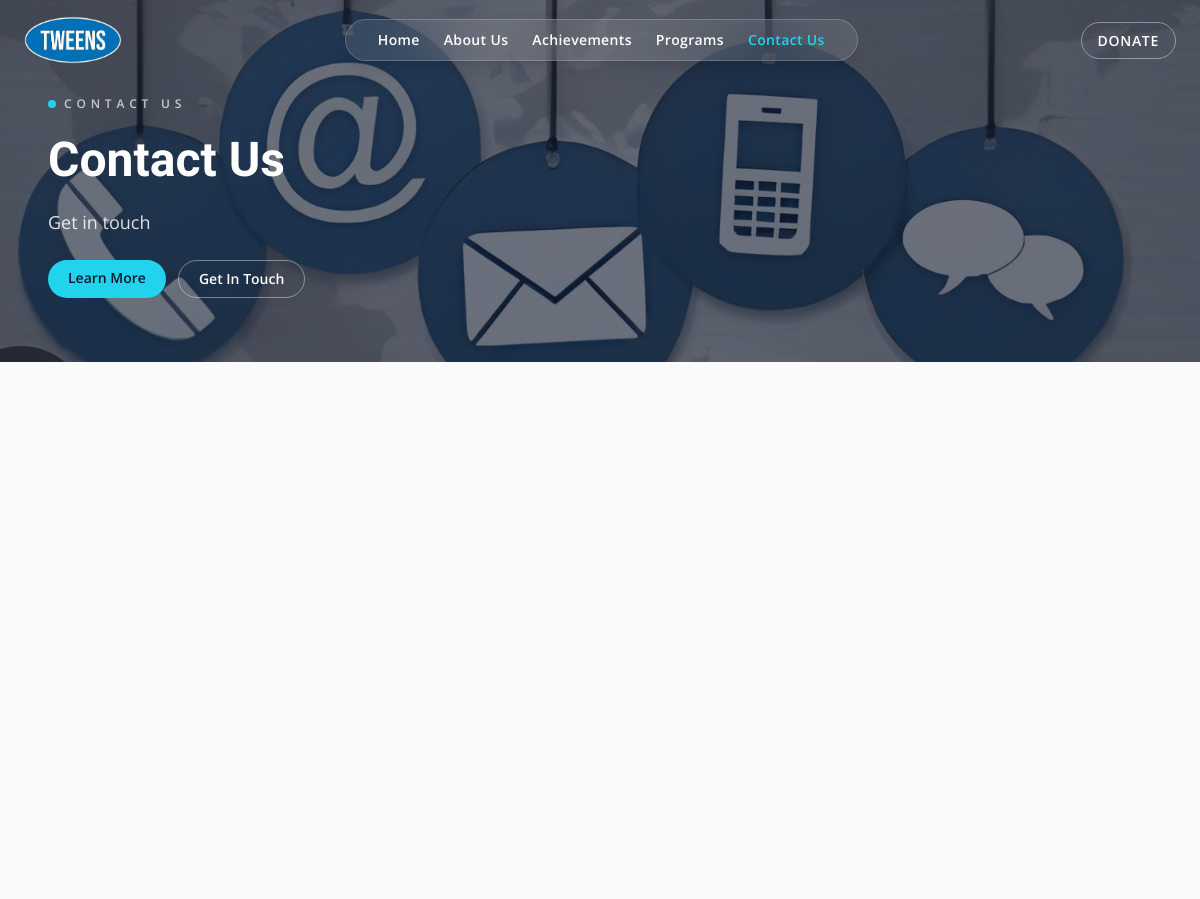
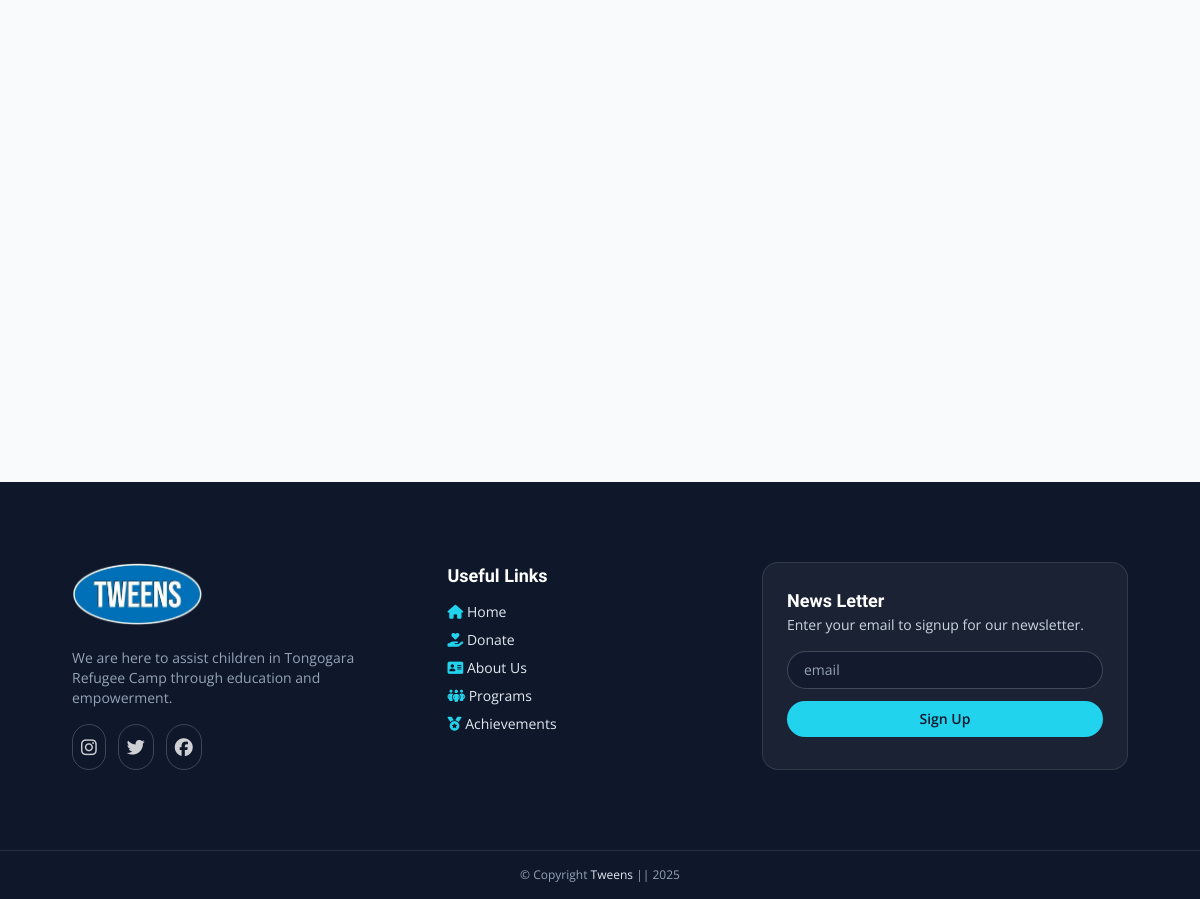
The app's page /contact with its own data (2 pictures, top to bottom).
### flask_app/models.py (models this page shows)
class SiteContent(db.Model):
    __tablename__ = "site_content_table"
    __table_args__ = (
        UniqueConstraint("page", "section", "field", name="uq_site_content_key"),
    )
    id = db.Column(db.Integer, primary_key=True)
    page = db.Column(db.String(100), nullable=False)
    section = db.Column(db.String(100), nullable=False)
    field = db.Column(db.String(100), nullable=False)
    value = db.Column(db.Text, nullable=False)
    updated_at = db.Column(db.DateTime, nullable=False, default=datetime.utcnow, onupdate=datetime.utcnow)

### flask_app/app.py (the view)
@app.get("/contact")
def contact():
    return render_template(
        "contact.html",
        page_content=get_page_content("contact"),
        file_js=f'<script src="{url_for("static", filename="myJS/contact.js")}"></script>',
    )

### flask_app/app.py (called while the page is built)
def get_page_content(page: str) -> dict[str, dict[str, str]]:
    defaults = SITE_CONTENT_DEFAULTS.get(page, {})
    content = {section: dict(fields) for section, fields in defaults.items()}
    rows = SiteContent.query.filter_by(page=page).all()
    for row in rows:
        content.setdefault(row.section, {})[row.field] = row.value
    return content

@app.context_processor
def inject_global_site_content():
    global_content = get_page_content("global")
    return {
        "global_content": global_content.get("branding", {}),
        "footer_content": global_content.get("footer", {}),
        "current_endpoint": request.endpoint,
    }

### flask_app/templates/contact.html (shortened to what this page needs)
{% set title = 'Contact' %}
{% set file_css = '' %}
{% set bg_image_url = page_content.hero.background_image %}
{% set topic = page_content.hero.topic %}
{% set caption = page_content.hero.caption %}
{% include 'components/hero.html' %}
<main class="mx-auto flex max-w-6xl flex-col gap-12 px-6 py-12 md:px-8 md:py-16 lg:px-12 lg:py-20">
</main>
{% include 'components/footer.html' %}

### flask_app/templates/components/hero.html (shortened to what this page needs)
<!DOCTYPE html>
<html lang="en">
<head>
    <link rel="stylesheet" href="{{ url_for('static', filename='css/tailwind.css') }}">
    <link rel="stylesheet" href="https://cdnjs.cloudflare.com/ajax/libs/font-awesome/6.7.2/css/all.min.css" />
</head>
<body>
    <div class="nav-banner fixed inset-x-0 top-0 z-50 flex items-center justify-between px-6 py-4 transition-all duration-500">
        <div class="logo flex items-center gap-3">
            <a href="{{ url_for('home') }}" class="inline-flex items-center gap-3">
                <img src="{{ url_for('static', filename=global_content.get('logo_image', 'images/logo.png')) }}" alt="Logo" class="h-12 object-cover">
            </a>
        </div>
        <nav class="hidden md:flex md:items-center md:gap-6 md:rounded-full md:bg-white/10 md:backdrop-blur-xl md:px-8 md:py-2.5 md:border md:border-white/20 md:shadow-lg">
            <a href="{{ url_for('home') }}" class="text-sm font-semibold tracking-wide transition-colors {% if current_endpoint == 'home' %}text-brand-aqua{% else %}text-white hover:text-brand-aqua{% endif %}">Home</a>
            <a href="{{ url_for('about') }}" class="text-sm font-semibold tracking-wide transition-colors {% if current_endpoint == 'about' %}text-brand-aqua{% else %}text-white hover:text-brand-aqua{% endif %}">About Us</a>
            <a href="{{ url_for('achievements') }}" class="text-sm font-semibold tracking-wide transition-colors {% if current_endpoint == 'achievements' %}text-brand-aqua{% else %}text-white hover:text-brand-aqua{% endif %}">Achievements</a>
            <a href="{{ url_for('programs') }}" class="text-sm font-semibold tracking-wide transition-colors {% if current_endpoint == 'programs' %}text-brand-aqua{% else %}text-white hover:text-brand-aqua{% endif %}">Programs</a>
            <a href="{{ url_for('contact') }}" class="text-sm font-semibold tracking-wide transition-colors {% if current_endpoint == 'contact' %}text-brand-aqua{% else %}text-white hover:text-brand-aqua{% endif %}">Contact Us</a>
        </nav>
        <div class="hidden md:block">
            <a href="{{ global_content.get('donate_url', 'https://www.globalgiving.org/projects/transformative-education-for-refugees-in-zimbabwe/') }}" target="_blank" class="rounded-full border border-white/40 px-4 py-2 text-sm font-semibold uppercase tracking-wider text-white transition hover:border-white hover:bg-white/10">Donate</a>
        </div>
    </div>
    <header class="relative min-h-[60vh] bg-cover bg-center" style="background-image: url('{{ url_for('static', filename=bg_image_url) }}');">
        <div class="absolute inset-0" style="background-color: rgba(15, 23, 42, 0.62);"></div>
        <div class="relative z-10">
            <div class="mx-auto flex max-w-6xl flex-col gap-6 px-6 pb-16 pt-24 text-white">
                <div class="flex flex-wrap items-center gap-2 text-xs font-semibold uppercase tracking-[0.4em] text-white/70">
                    <span class="h-2 w-2 rounded-full bg-brand-aqua"></span>
                    {{ topic }}
                </div>
                <h1 class="text-4xl font-semibold leading-tight md:text-5xl">{{ topic }}</h1>
                <p class="max-w-2xl text-base text-white/85 md:text-lg">{{ caption }}</p>
                <div class="flex flex-wrap gap-3">
                    <a href="{{ url_for('about') }}" class="rounded-full bg-brand-aqua px-5 py-2 text-sm font-semibold text-slate-900 transition hover:brightness-110">Learn More</a>
                    <a href="{{ url_for('contact') }}" class="rounded-full border border-white/40 px-5 py-2 text-sm font-semibold text-white transition hover:border-white hover:bg-white/10">Get In Touch</a>
                </div>
            </div>
        </div>
    </header>

### flask_app/templates/components/footer.html (shortened to what this page needs)
<section class="bg-slate-900 text-slate-200">
    <div class="mx-auto grid max-w-6xl gap-10 px-6 py-14 md:px-8 md:py-16 lg:px-12 lg:py-20 md:grid-cols-[1.1fr_0.9fr_1.2fr]">
        <div class="space-y-4">
            <a href="{{ url_for('home') }}" class="inline-flex items-center gap-3">
                <img src="{{ url_for('static', filename=global_content.get('logo_image', 'images/logo.png')) }}" alt="logo" class="h-16 object-cover">
            </a>
            <p class="text-sm text-slate-400">{{ footer_content.get('tagline', 'Refugee-led education initiatives building brighter futures through mentorship, access, and community care.') }}</p>
            <div class="flex gap-3 text-lg">
                <a href="https://www.instagram.com/tweens_tongogara/" target="_blank" class="rounded-full border border-white/20 p-2 text-white/80 transition hover:border-brand-aqua hover:text-brand-aqua"><i class="fa-brands fa-instagram"></i></a>
                <a href="https://x.com/TongogaraTweens" target="_blank" class="rounded-full border border-white/20 p-2 text-white/80 transition hover:border-brand-aqua hover:text-brand-aqua"><i class="fa-brands fa-twitter"></i></a>
                <a href="https://www.facebook.com/tweens.tongo/" target="_blank" class="rounded-full border border-white/20 p-2 text-white/80 transition hover:border-brand-aqua hover:text-brand-aqua"><i class="fa-brands fa-facebook"></i></a>
            </div>
        </div>
        <div class="space-y-3">
            <h2 class="text-lg font-semibold text-white">Useful Links</h2>
            <div class="space-y-2 text-sm">
                <p><i class="fa-solid fa-house text-brand-aqua"></i> <a href="{{ url_for('home') }}">Home</a></p>
                <p><i class="fa-solid fa-hand-holding-heart text-brand-aqua"></i> <a href="{{ global_content.get('donate_url', 'https://www.globalgiving.org/projects/transformative-education-for-refugees-in-zimbabwe/') }}" target="_blank">Donate</a></p>
                <p><i class="fa-solid fa-address-card text-brand-aqua"></i> <a href="{{ url_for('about') }}">About Us</a></p>
                <p><i class="fa-solid fa-people-group text-brand-aqua"></i> <a href="{{ url_for('programs') }}">Programs</a></p>
                <p><i class="fa-solid fa-medal text-brand-aqua"></i> <a href="{{ url_for('achievements') }}">Achievements</a></p>
            </div>
        </div>
        <div class="space-y-4 rounded-2xl border border-white/10 bg-white/5 p-6">
            <div>
                <h2 class="text-lg font-semibold text-white">{{ footer_content.get('newsletter_title', 'News Letter') }}</h2>
                <p class="text-sm text-slate-300">{{ footer_content.get('newsletter_caption', 'Enter your email to signup for our newsletter.') }}</p>
            </div>
            <form action="{{ url_for('newsletter_signup') }}" method="post" class="flex flex-col gap-3">
                <input type="email" placeholder="email" name="newsletter" required class="w-full rounded-full border border-white/20 bg-slate-900/60 px-4 py-2 text-sm text-white placeholder:text-slate-400 focus:border-brand-aqua focus:outline-none">
                <button type="submit" class="rounded-full bg-brand-aqua px-4 py-2 text-sm font-semibold text-slate-900 transition hover:brightness-110">Sign Up</button>
            </form>
        </div>
    </div>
    <div class="border-t border-white/10 py-4 text-center text-xs text-slate-400">
        <p>&copy; Copyright <a href="{{ url_for('news_validate_page') }}" class="text-slate-200">{{ global_content.get('org_name', 'Tweens') }}</a> || {{ footer_content.get('copyright_year', '2025') }}</p>
    </div>
</section>
</body>
</html>

### records on screen
SiteContent: value (picture)
SiteContent: value (picture)
SiteContent: value "CONTACT US", value "Contact Us"
SiteContent: value "Get in touch"
SiteContent: get "We are here to assist children in Tongogara Refugee Camp through education and empowerment."
SiteContent: get "News Letter"
SiteContent: get "Enter your email to signup for our newsletter."
SiteContent: get "Tweens"
SiteContent: get "2025"
